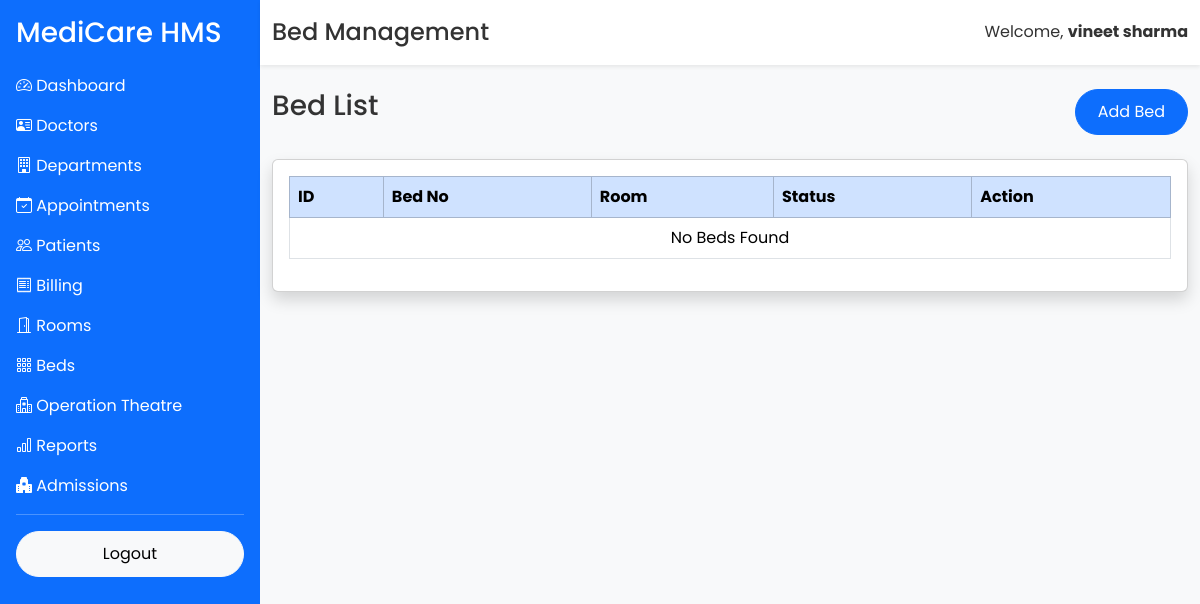
The app's page /admin/beds (signed in), older data.
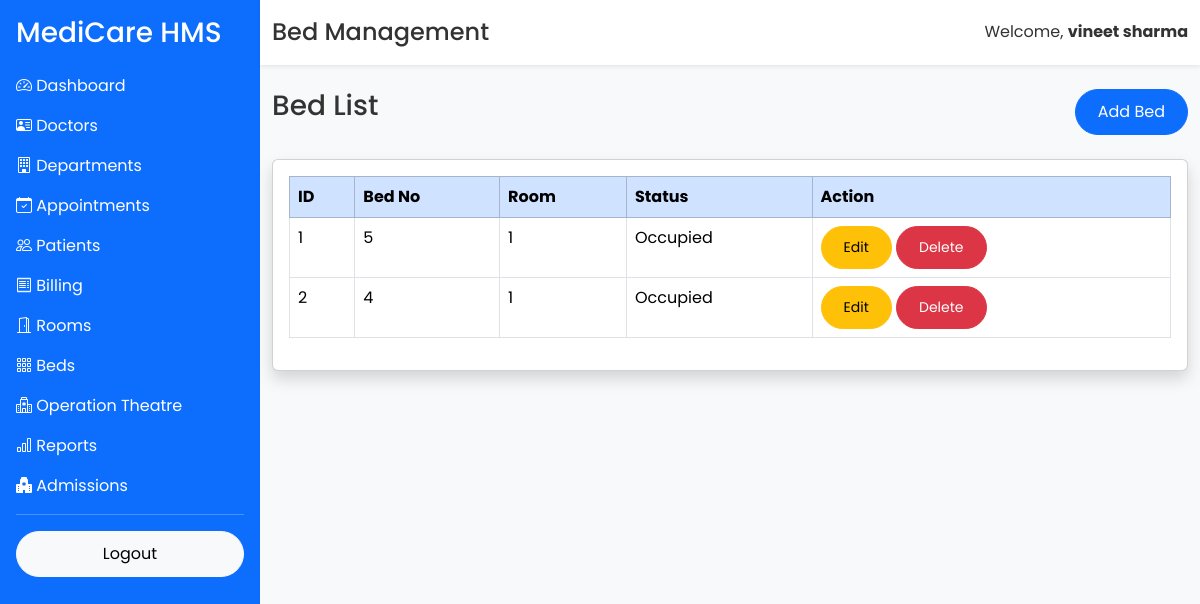
The same page, newer data.
### app/models/bed.py (models this page shows)
class Bed(db.Model):
    __tablename__ = "beds"
    id = db.Column(db.Integer, primary_key=True)
    bed_number = db.Column(db.String(20), unique=True, nullable=False)
    room_id = db.Column(
        db.Integer,
        db.ForeignKey("rooms.id"),
        nullable=False
    )
    status = db.Column(
        db.String(20),
        default="Available"
    )
    created_at = db.Column(
        db.DateTime,
        server_default=db.func.now()
    )
    room = db.relationship("Room", backref="beds")

### app/models/room.py (models this page shows)
class Room(db.Model):
    __tablename__ = "rooms"
    id = db.Column(db.Integer, primary_key=True)
    room_number = db.Column(db.String(20), unique=True, nullable=False)
    room_type = db.Column(db.String(50), nullable=False)
    floor = db.Column(db.String(20))
    charges = db.Column(db.Float, nullable=False)
    status = db.Column(
        db.String(20),
        default="Available"
    )
    created_at = db.Column(
        db.DateTime,
        server_default=db.func.now()
    )

### app/routes/bed.py (the view)
@bed.route("/admin/beds")
@login_required
def bed_list():
    beds = Bed.query.all()
    return render_template(
        "bed/dashboard.html",
        beds=beds
    )

### app/templates/bed/dashboard.html (shortened to what this page needs)
{% extends "layout/dashboard_base.html" %}
{% block page_title %}Bed Management{% endblock %}
{% block content %}
<div class="d-flex justify-content-between mb-4">
<h3>Bed List</h3>
<a
href="{{ url_for('bed.add_bed') }}"
class="btn btn-primary">
Add Bed
</a>
</div>
<div class="card shadow">
<div class="card-body">
<table class="table table-bordered table-hover">
<thead class="table-primary">
<tr>
<th>ID</th>
<th>Bed No</th>
<th>Room</th>
<th>Status</th>
<th>Action</th>
</tr>
</thead>
<tbody>
{% for bed in beds %}
<tr>
<td>{{ bed.id }}</td>
<td>{{ bed.bed_number }}</td>
<td>{{ bed.room.room_number }}</td>
<td>{{ bed.status }}</td>
<td>
<a
href="{{ url_for('bed.edit_bed', bed_id=bed.id) }}"
class="btn btn-warning btn-sm">
Edit
</a>
<a
href="{{ url_for('bed.delete_bed', bed_id=bed.id) }}"
class="btn btn-danger btn-sm"
onclick="return confirm('Delete Bed?')">
Delete
</a>
</td>
</tr>
{% else %}
<tr>
<td colspan="5" class="text-center">
No Beds Found
</td>
</tr>
{% endfor %}
</tbody>
</table>
</div>
</div>
{% endblock %}

Row changes from the older to the newer data that the page shows:
added Bed: id "1", bed_number "5", room.room_number "1", status "Occupied"
added Bed: id "2", bed_number "4", room.room_number "1", status "Occupied"
Text that changed along with them:
text no longer shown: "No Beds Found"
